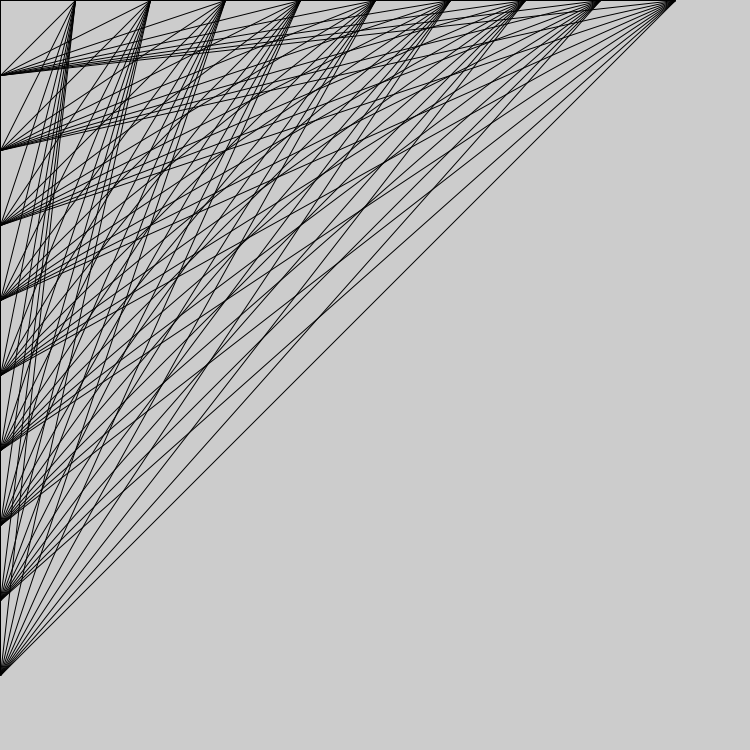
Frame 1 (no input)
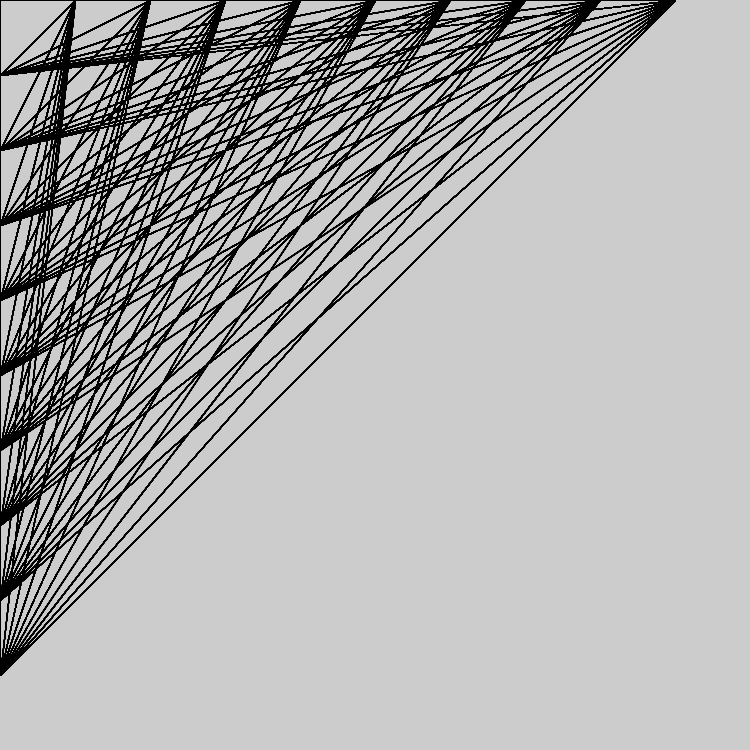
Frame 60 (the mouse pressed at the canvas centre just before this capture)
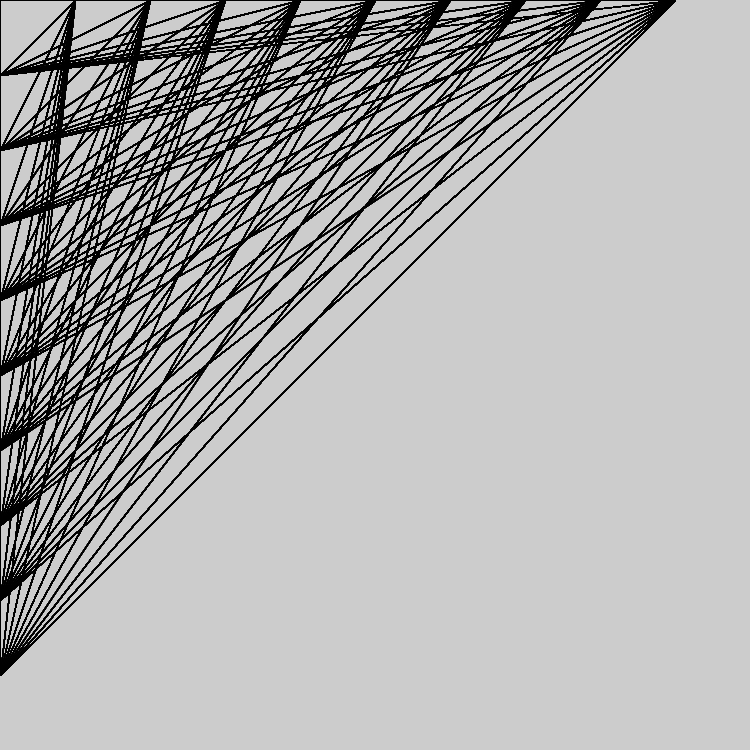
Frame 120 (the mouse held since frame 60 and released just before this capture)

The Processing sketch that drew these frames (run headless with seeded random() and noise(); from frame 60 on, the mouse is pressed at the canvas centre):

// Processing sketch: s05_Hw3a
// ── s05_Hw3a.pde
/*

  Author : Jonathan Fishkin
  
*/


void setup(){
 size(750,750); 
  
}
double increment = 75;
void draw(){
  float x1 = 0;
  float x2 = 0;
  float y1 = 0;
  float y2 = 0;
  
  for (float x = 0; x < width; x += increment){
        x1 = x;
 
    for (float y = 0; y < height; y += increment){

        y2 = y;
    line(x1,y1,x2,y2); 
    }
    
  }
  
  
  
}
